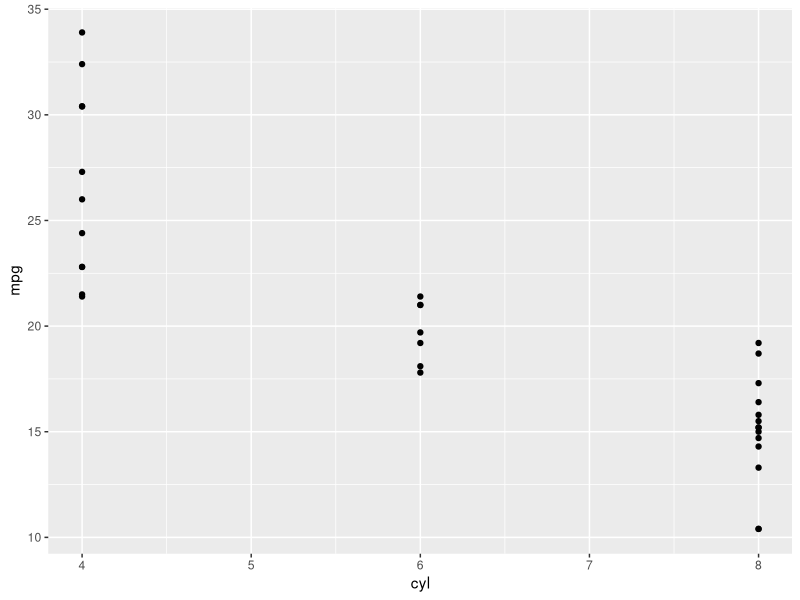
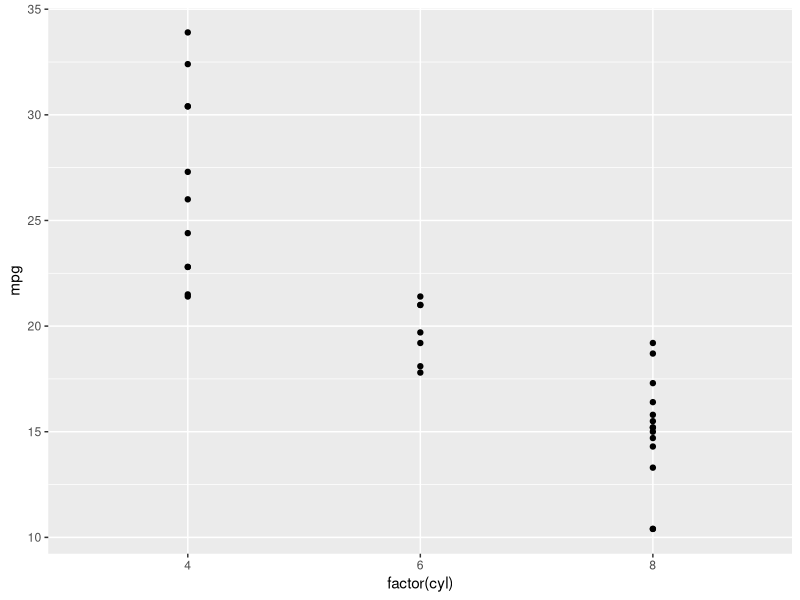
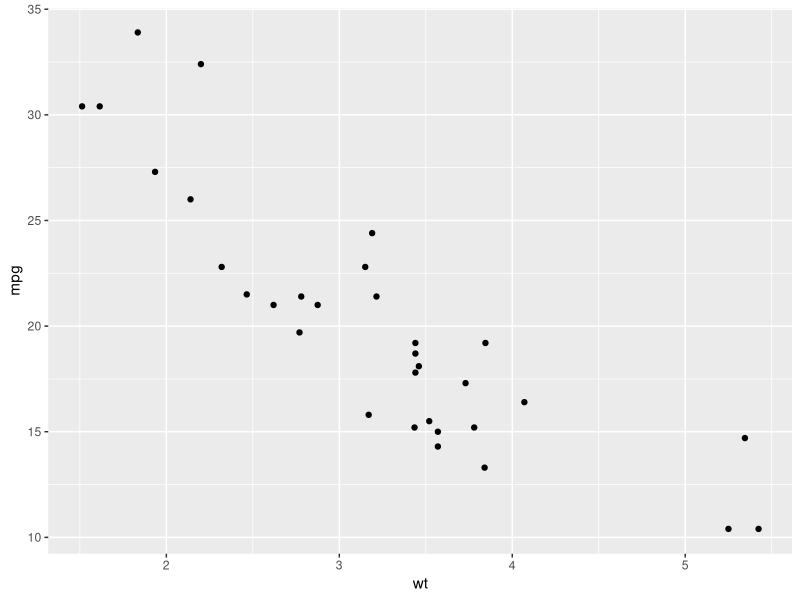
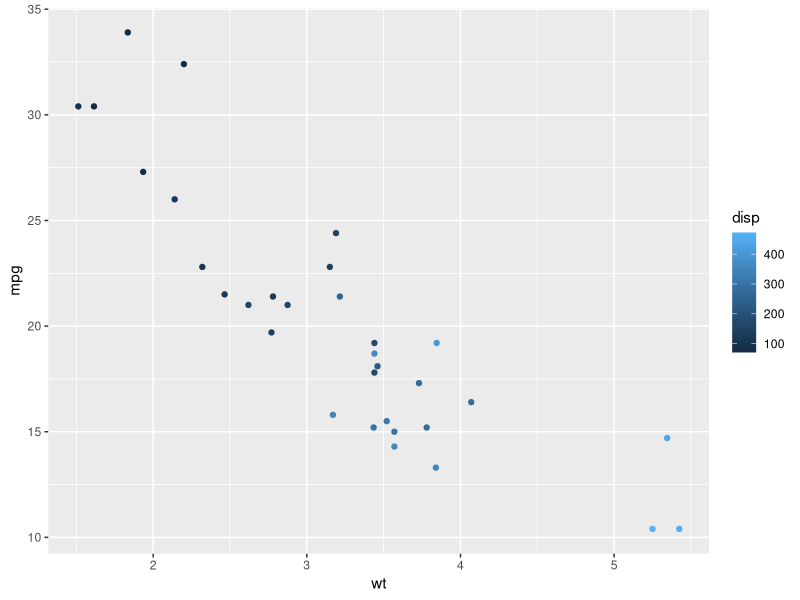
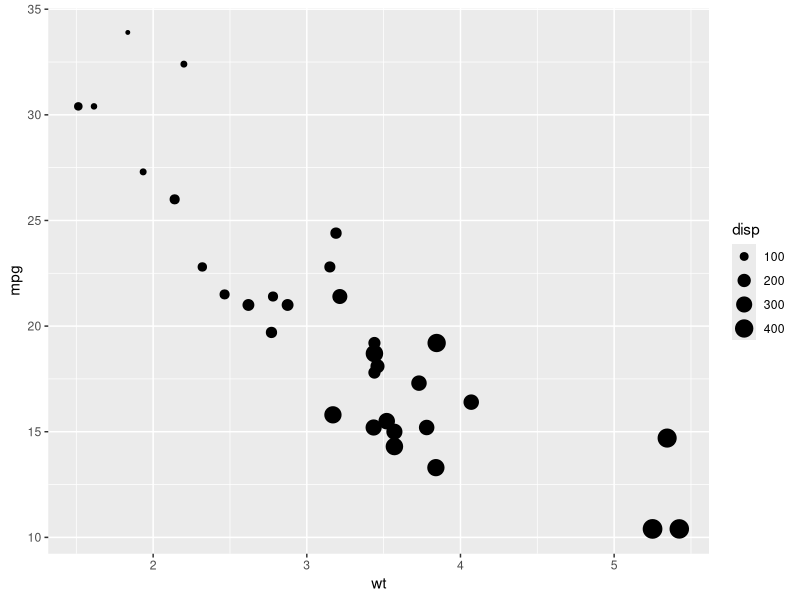
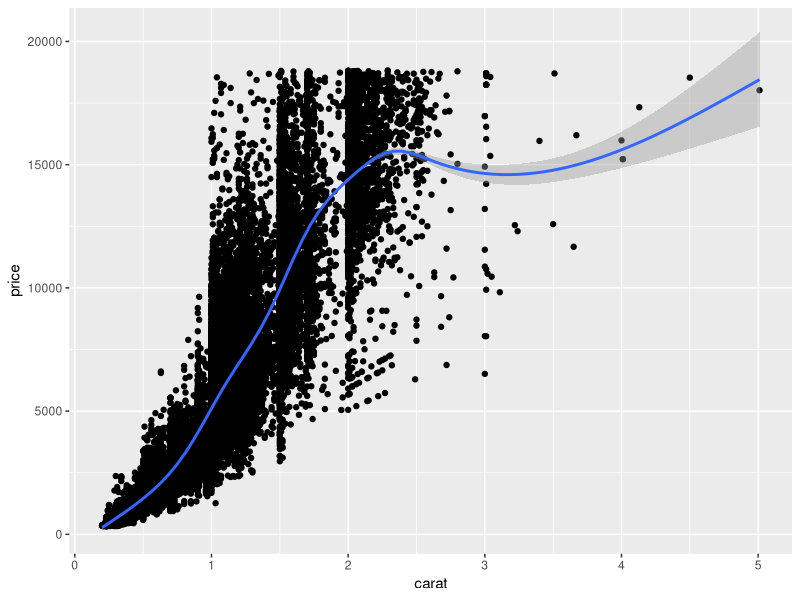
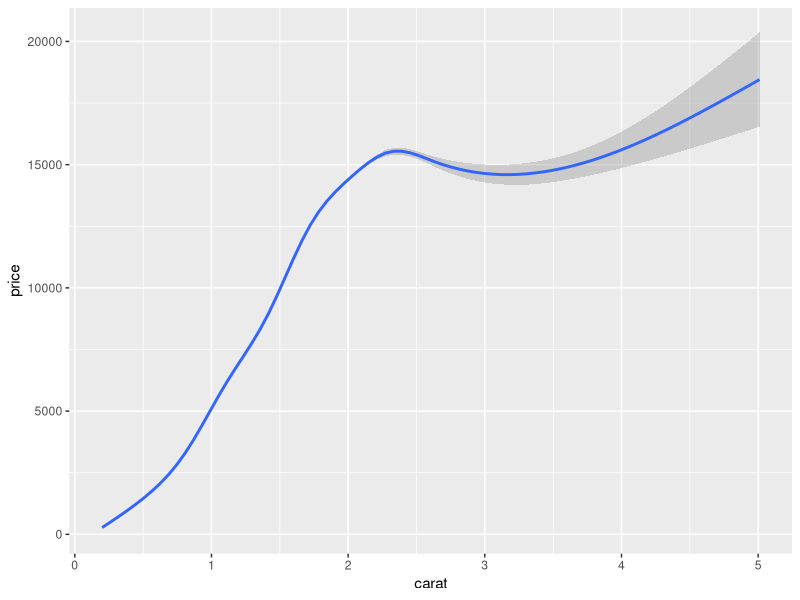
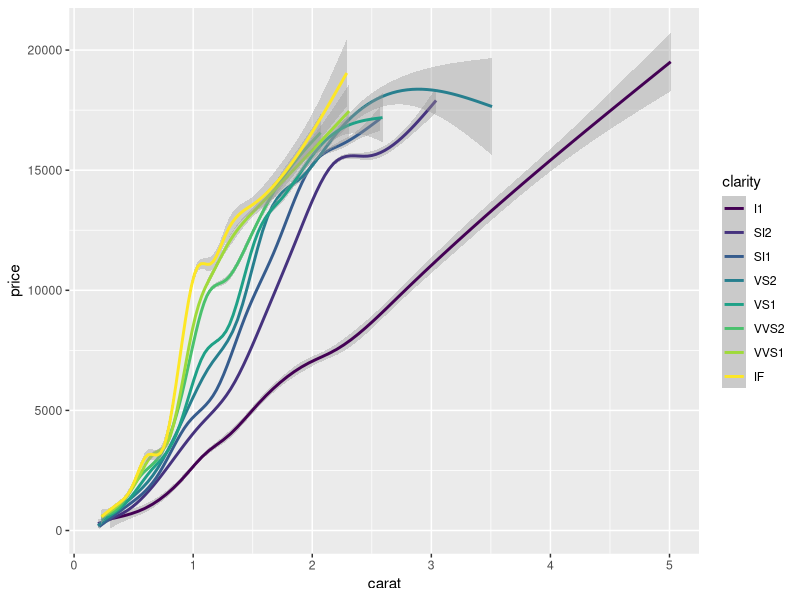

The R script that drew these images, in order: (Note: this script raises an error after producing the figures.)

# Load the ggplot2 package
library(ggplot2)

# Explore the mtcars data frame with str()
str(mtcars)

# Execute the following command
ggplot(mtcars, aes(x = cyl, y = mpg)) +
  geom_point()

# Load the ggplot2 package
library(ggplot2)

# Change the command below so that cyl is treated as factor
ggplot(mtcars, aes(x = factor(cyl), y = mpg)) +
  geom_point()

# A scatter plot has been made for you
ggplot(mtcars, aes(x = wt, y = mpg)) +
  geom_point()

# Replace ___ with the correct column
ggplot(mtcars, aes(x = wt, y = mpg, color = disp)) +
  geom_point()

# Replace ___ with the correct column
ggplot(mtcars, aes(x = wt, y = mpg, size = disp)) +
  geom_point()

# 1 - The plot you created in the previous exercise
ggplot(diamonds, aes(x = carat, y = price)) +
  geom_point() +
  geom_smooth()

# 2 - Copy the above command but show only the smooth line
ggplot(diamonds, aes(x = carat, y = price)) +
  geom_smooth()


# 3 - Copy the above command and assign the correct value to col in aes()
ggplot(diamonds, aes(x = carat, y = price, color = clarity)) +
  geom_smooth()


# 4 - Keep the color settings from previous command. Plot only the points with argument alpha.
ggplot(diamonds, aes(x = carat, y = price, color = clarity)) +
  geom_point(alpha = 0.4)

# Create the object containing the data and aes layers: dia_plot
dia_plot <- ggplot(diamonds, aes(x = carat, y = price))

# Add a geom layer with + and geom_point()
dia_plot + geom_point()

# Add the same geom layer, but with aes() inside
dia_plot + geom_point(aes(color = clarity))

set.seed(1)

# 1 - The dia_plot object has been created for you
dia_plot <- ggplot(diamonds, aes(x = carat, y = price))

# 2 - Expand dia_plot by adding geom_point() with alpha set to 0.2
dia_plot <- dia_plot + geom_point(alpha = 0.2)

# 3 - Plot dia_plot with additional geom_smooth() with se set to FALSE
dia_plot + geom_smooth(se = FALSE)

# 4 - Copy the command from above and add aes() with the correct mapping to geom_smooth()
dia_plot + geom_smooth(aes(col = clarity), se = FALSE)

# Plot the correct variables of mtcars
plot(mtcars$wt, mtcars$mpg, col = mtcars$cyl)

# Change cyl inside mtcars to a factor
mtcars$fcyl <- as.factor(mtcars$cyl)

# Make the same plot as in the first instruction
plot(mtcars$wt, mtcars$mpg, col = mtcars$fcyl)

# Use lm() to calculate a linear model and save it as carModel
carModel <- lm(mpg ~ wt, data = mtcars)

# Basic plot
mtcars$cyl <- as.factor(mtcars$cyl)
plot(mtcars$wt, mtcars$mpg, col = mtcars$cyl)

# Call abline() with carModel as first argument and set lty to 2
abline(carModel, lty = 2)

# Plot each subset efficiently with lapply
# You don't have to edit this code
plot(mtcars$wt, mtcars$mpg, col = mtcars$cyl)
lapply(mtcars$cyl, function(x) {
  abline(lm(mpg ~ wt, mtcars, subset = (cyl == x)), col = x)
})

# This code will draw the legend of the plot
# You don't have to edit this code
legend(x = 5, y = 33, legend = levels(mtcars$cyl),
       col = 1:3, pch = 1, bty = "n")

# Convert cyl to factor (don't need to change)
mtcars$cyl <- as.factor(mtcars$cyl)

# Example from base R (don't need to change)
plot(mtcars$wt, mtcars$mpg, col = mtcars$cyl)
abline(lm(mpg ~ wt, data = mtcars), lty = 2)
lapply(mtcars$cyl, function(x) {
  abline(lm(mpg ~ wt, mtcars, subset = (cyl == x)), col = x)
})
legend(x = 5, y = 33, legend = levels(mtcars$cyl),
       col = 1:3, pch = 1, bty = "n")

# Plot 1: add geom_point() to this command to create a scatter plot
ggplot(mtcars, aes(x = wt, y = mpg, col = cyl)) +
  geom_point()

# Plot 2: include the lines of the linear models, per cyl
ggplot(mtcars, aes(x = wt, y = mpg, col = cyl)) +
  geom_point() +
  geom_smooth(method = "lm", se = FALSE)

# Plot 3: include a lm for the entire dataset in its whole
ggplot(mtcars, aes(x = wt, y = mpg, col = cyl)) +
  geom_point() +
  geom_smooth(method = "lm", se = FALSE) +
  geom_smooth(aes(group = 1), method = "lm", se = FALSE, linetype = 2)

# Consider the structure of iris, iris.wide and iris.tidy (in that order)
str(iris)
str(iris.wide)
str(iris.tidy)

# Think about which dataset you would use to get the plot shown right
# Fill in the ___ to produce the plot given to the right
ggplot(iris.tidy, aes(x = Species, y = Value, col = Part)) +
  geom_jitter() +
  facet_grid(. ~ Measure)

# Load the tidyr package
library(tidyr)

# Fill in the ___ to produce to the correct iris.tidy dataset
iris.tidy <- iris %>%
  gather(key, Value, -Species) %>%
  separate(key, c("Part", "Measure"), "\\.")

# Consider the head of iris, iris.wide and iris.tidy (in that order)
head(iris)
head(iris.wide)
head(iris.tidy)

# Think about which dataset you would use to get the plot shown right
# Fill in the ___ to produce the plot given to the right
ggplot(iris.wide, aes(x = Length, y = Width, color = Part)) +
  geom_jitter() +
  facet_grid(. ~ Species)

# Load the tidyr package
library(tidyr)

# Add column with unique ids (don't need to change)
iris$Flower <- 1:nrow(iris)

# Fill in the ___ to produce to the correct iris.wide dataset
iris.wide <- iris %>%
  gather(key, value, -Species, -Flower) %>%
  separate(key, c("Part", "Measure"), "\\.") %>%
  spread(Measure, value)

# 1 - Map mpg to x and cyl to y
ggplot(mtcars, aes(mpg, cyl)) +
  geom_point()

# 2 - Reverse: Map cyl to x and mpg to y
ggplot(mtcars, aes(cyl, mpg)) +
  geom_point()

# 3 - Map wt to x, mpg to y and cyl to col
ggplot(mtcars, aes(wt, mpg, col=cyl)) +
  geom_point()

# 4 - Change shape and size of the points in the above plot
ggplot(mtcars, aes(wt, mpg, col=cyl)) +
  geom_point(shape=1, size=4)

# am and cyl are factors, wt is numeric
class(mtcars$am)
class(mtcars$cyl)
class(mtcars$wt)

# From the previous exercise
ggplot(mtcars, aes(x = wt, y = mpg, col = cyl)) +
  geom_point(shape = 1, size = 4)

# 1 - Map cyl to fill
ggplot(mtcars, aes(x = wt, y = mpg, fill = cyl)) +
  geom_point(shape = 1, size = 4)

# 2 - Change shape and alpha of the points in the above plot
ggplot(mtcars, aes(x = wt, y = mpg, fill = cyl)) +
  geom_point(shape = 21, size = 4, alpha = 0.6)

# 3 - Map am to col in the above plot
ggplot(mtcars, aes(x = wt, y = mpg, fill = cyl, col = am)) +
  geom_point(shape = 21, size = 4, alpha = 0.6)

# Map cyl to size
ggplot(mtcars, aes(x = wt, y = mpg, size = cyl)) +
  geom_point()

# Map cyl to alpha
ggplot(mtcars, aes(x = wt, y = mpg, alpha = cyl)) +
  geom_point()

# Map cyl to shape 
ggplot(mtcars, aes(x = wt, y = mpg, shape = cyl)) +
  geom_point()

# Map cyl to labels
ggplot(mtcars, aes(x = wt, y = mpg, label = cyl)) +
  geom_text()

# Define a hexadecimal color
my_color <- "#4ABEFF"

# Set the color aesthetic 
ggplot(mtcars, aes(x = wt, y = mpg, color = cyl)) +
  geom_point()

# Set the color aesthetic and attribute 
ggplot(mtcars, aes(x = wt, y = mpg, color = cyl)) +
  geom_point(color = my_color)

# Set the fill aesthetic and color, size and shape attributes
ggplot(mtcars, aes(x = wt, y = mpg, fill = cyl)) +
  geom_point(size = 10, shape = 23, color = my_color)

# Expand to draw points with alpha 0.5
ggplot(mtcars, aes(x = wt, y = mpg, fill = cyl)) 

# Expand to draw points with shape 24 and color yellow
ggplot(mtcars, aes(x = wt, y = mpg, fill = cyl)) 

# Expand to draw text with label rownames(mtcars) and color red
ggplot(mtcars, aes(x = wt, y = mpg, fill = cyl)) 

# Map mpg onto x, qsec onto y and factor(cyl) onto col (3 aesthetics):
ggplot(mtcars, aes(x = mpg, y = qsec, col = factor(cyl))) +
  geom_point()

# Add mapping: factor(am) onto shape (now 4 aesthetics):
ggplot(mtcars, aes(x = mpg, y = qsec, col = factor(cyl), shape = factor(am))) +
  geom_point()

# Add mapping: (hp/wt) onto size (now 5 aesthetics):
ggplot(mtcars, aes(x = mpg, y = qsec, col = factor(cyl), shape = factor(am), size = (hp/wt))) +
  geom_point()

# The base layer, cyl.am, is available for you
# Add geom (position = "stack" by default)
cyl.am + 
  geom_bar()

# Fill - show proportion
cyl.am + 
  geom_bar(position = "fill")  

# Dodging - principles of similarity and proximity
cyl.am +
  geom_bar(position = "dodge") 

# Clean up the axes with scale_ functions
val = c("#E41A1C", "#377EB8")
lab = c("Manual", "Automatic")
cyl.am +
  geom_bar(position = "dodge") +
  scale_x_discrete("Cylinders") + 
  scale_y_continuous("Number") +
  scale_fill_manual("Transmission", 
                    values = val,
                    labels = lab) 

# 1 - Create jittered plot of mtcars, mpg onto x, 0 onto y
ggplot(mtcars, aes(x = mpg, y = 0)) +
  geom_jitter()

# 2 - Add function to change y axis limits
ggplot(mtcars, aes(x = mpg, y = 0)) +
  geom_jitter() +
  scale_y_continuous(limits = c(-2,2))

# Basic scatter plot of wt on x-axis and mpg on y-axis; map cyl to col
ggplot(mtcars, aes(x = wt, y = mpg, color = cyl)) +
  geom_point(size = 4)

# Hollow circles - an improvement
ggplot(mtcars, aes(x = wt, y = mpg, color = cyl)) +
  geom_point(size = 4, shape = 1)

# Add transparency - very nice
ggplot(mtcars, aes(x = wt, y = mpg, color = cyl)) +
  geom_point(size = 4, alpha = 0.6)

# Scatter plot: carat (x), price (y), clarity (color)
ggplot(diamonds, aes(x = carat, y = price, color = clarity)) +
  geom_point()

# Adjust for overplotting
ggplot(diamonds, aes(x = carat, y = price, color = clarity)) +
  geom_point(alpha = 0.5)

# Scatter plot: clarity (x), carat (y), price (color)
ggplot(diamonds, aes(x = clarity, y = carat, color = price)) +
  geom_point(alpha = 0.5)

# Dot plot with jittering
ggplot(diamonds, aes(x = clarity, y = carat, color = price)) +
  geom_point(alpha = 0.5, position = "jitter")

# Shown in the viewer:
ggplot(mtcars, aes(x = cyl, y = wt)) +
  geom_point()

# Solutions:
# 1 - With geom_jitter()
ggplot(mtcars, aes(x = cyl, y = wt)) +
  geom_jitter()

# 2 - Set width in geom_jitter()
ggplot(mtcars, aes(x = cyl, y = wt)) +
  geom_jitter(width = 0.1)

# 3 - Set position = position_jitter() in geom_point() ()
ggplot(mtcars, aes(x = cyl, y = wt)) +
  geom_point(position = position_jitter(0.1))

# Examine the structure of Vocab
str(Vocab)

# Basic scatter plot of vocabulary (y) against education (x). Use geom_point()
ggplot(Vocab, aes(x = education, y = vocabulary)) +
  geom_point()

# Use geom_jitter() instead of geom_point()
ggplot(Vocab, aes(x = education, y = vocabulary)) +
  geom_jitter()

# Using the above plotting command, set alpha to a very low 0.2
ggplot(Vocab, aes(x = education, y = vocabulary)) +
  geom_jitter(alpha = 0.2)

# Using the above plotting command, set the shape to 1
ggplot(Vocab, aes(x = education, y = vocabulary)) +
  geom_jitter(alpha = 0.2, shape = 1)

# 1 - Make a univariate histogram
ggplot(mtcars, aes(mpg)) +
  geom_histogram()

# 2 - Plot 1, plus set binwidth to 1 in the geom layer
ggplot(mtcars, aes(mpg)) +
  geom_histogram(binwidth = 1)

# 3 - Plot 2, plus MAP ..density.. to the y aesthetic (i.e. in a second aes() function)
ggplot(mtcars, aes(mpg)) +
  geom_histogram(aes(y = ..density..), binwidth = 1)

# 4 - plot 3, plus SET the fill attribute to "#377EB8"
ggplot(mtcars, aes(mpg)) +
  geom_histogram(aes(y = ..density..), binwidth = 1, fill = "#377EB8")

# 1 - The last plot form the previous exercise
ggplot(mtcars, aes(x = cyl, fill = am)) +
  geom_bar(position = "dodge")

# 2 - Define posn_d with position_dodge()
posn_d <- position_dodge(width = 0.2)

# 3 - Change the position argument to posn_d
ggplot(mtcars, aes(x = cyl, fill = am)) +
  geom_bar(position = posn_d)

# 4 - Use posn_d as position and adjust alpha to 0.6
ggplot(mtcars, aes(x = cyl, fill = am)) +
  geom_bar(position = posn_d, alpha = 0.6)

# A basic histogram, add coloring defined by cyl
ggplot(mtcars, aes(mpg, fill = cyl)) +
  geom_histogram(binwidth = 1)

# Change position to identity
ggplot(mtcars, aes(mpg, fill = cyl)) +
  geom_histogram(binwidth = 1, position = "identity")

# Change geom to freqpoly (position is identity by default)
ggplot(mtcars, aes(mpg, col = cyl)) +
  geom_freqpoly(binwidth = 1)

# A basic histogram, add coloring defined by cyl
ggplot(mtcars, aes(mpg, fill = cyl)) +
  geom_histogram(binwidth = 1)

# Change position to identity
ggplot(mtcars, aes(mpg, fill = cyl)) +
  geom_histogram(binwidth = 1, position = "identity")

# Change geom to freqpoly (position is identity by default)
ggplot(mtcars, aes(mpg, col = cyl)) +
  geom_freqpoly(binwidth = 1)

# Final plot of last exercise
ggplot(Vocab, aes(x = education, fill = vocabulary)) +
  geom_bar(position = "fill") +
  scale_fill_brewer()

# Definition of a set of blue colors
blues <- brewer.pal(9, "Blues")

# Make a color range using colorRampPalette() and the set of blues
blue_range <- colorRampPalette(blues)

# Use blue_range to adjust the color of the bars, use scale_fill_manual()
ggplot(Vocab, aes(x = education, fill = vocabulary)) +
  geom_bar(position = "fill") +
  scale_fill_manual(values = blue_range(11))

# 1 - Basic histogram plot command
ggplot(mtcars, aes(mpg)) +
  geom_histogram(binwidth = 1)

# 2 - Plot 1, Expand aesthetics: am onto fill
ggplot(mtcars, aes(mpg, fill = am)) +
  geom_histogram(binwidth = 1)

# 3 - Plot 2, change position = "dodge"
ggplot(mtcars, aes(mpg, fill = am)) +
  geom_histogram(binwidth = 1, position = "dodge")

# 4 - Plot 3, change position = "fill"
ggplot(mtcars, aes(mpg, fill = am)) +
  geom_histogram(binwidth = 1, position = "fill")

# 5 - Plot 4, plus change position = "identity" and alpha = 0.4
ggplot(mtcars, aes(mpg, fill = am)) +
  geom_histogram(binwidth = 1, position = "identity", alpha = 0.4)

# 6 - Plot 5, plus change mapping: cyl onto fill
ggplot(mtcars, aes(mpg, fill = cyl)) +
  geom_histogram(binwidth = 1, position = "identity", alpha = 0.4)

# Print out head of economics
head(economics)

# Plot unemploy as a function of date using a line plot
ggplot(economics, aes(x = date, y = unemploy)) +
  geom_line()

# Adjust plot to represent the fraction of total population that is unemployed
ggplot(economics, aes(x = date, y = unemploy/pop)) +
  geom_line()

# Basic line plot
ggplot(economics, aes(x = date, y = unemploy/pop)) +
  geom_line()

# Expand the following command with geom_rect() to draw the recess periods
ggplot(economics, aes(x = date, y = unemploy/pop)) +
  geom_rect(data = recess,
            aes(xmin = begin, xmax = end, ymin = -Inf, ymax = +Inf),
            inherit.aes = FALSE, fill = "red", alpha = 0.2) +
  geom_line()

# Check the structure as a starting point
str(fish.species)

# Use gather to go from fish.species to fish.tidy
fish.tidy <- gather(fish.species, Species, Capture, -Year)

# Recreate the plot shown on the right
ggplot(fish.tidy, aes(x = Year, y = Capture, color = Species)) +
  geom_line()

# The old way (shown)
plot(mpg ~ wt, data = mtcars) # formula notation
with(mtcars, plot(wt, mpg)) # x, y notation

# Using ggplot:
ggplot(mtcars, aes(x = wt, y = mpg)) +
  geom_point()

# Using qplot:
qplot(wt, mpg, data = mtcars)

# basic scatter plot:
qplot(wt, mpg, data = mtcars)

# Categorical:
# cyl
qplot(wt, mpg, data = mtcars, size = factor(cyl))

# gear
qplot(wt, mpg, data = mtcars, size = factor(gear))

# Continuous
# hp
qplot(wt, mpg, data = mtcars, color = hp)

# qsec
qplot(wt, mpg, data = mtcars, color = qsec)

# qplot() with x only
qplot(factor(cyl), data = mtcars)

# qplot() with x and y
qplot(factor(cyl), factor(vs), data = mtcars)

# qplot() with geom set to jitter manually
qplot(factor(cyl), factor(vs), data = mtcars, geom = "jitter")

# cyl and am are factors, wt is numeric
class(mtcars$cyl)
class(mtcars$am)
class(mtcars$wt)

# "Basic" dot plot, with geom_point():
ggplot(mtcars, aes(cyl, wt, col = am)) +
  geom_point(position = position_jitter(0.2, 0))

# 1 - "True" dot plot, with geom_dotplot():
ggplot(mtcars, aes(cyl, wt, fill = am)) +
  geom_dotplot(stackdir = "center", binaxis = "y")

# 2 - qplot with geom "dotplot", binaxis = "y" and stackdir = "center"
qplot(
  cyl, wt,
  data = mtcars,
  fill = am,
  geom = "dotplot",
  binaxis = "y",
  stackdir = "center"
)

# ChickWeight is available in your workspace
# 1 - Check out the head of ChickWeight
head(ChickWeight)

# 2 - Basic line plot
ggplot(ChickWeight, aes(x = Time, y = weight)) +
  geom_line(aes(group = Chick))

# 3 - Take plot 2, map Diet onto col.
ggplot(ChickWeight, aes(x = Time, y = weight, color = Diet)) +
  geom_line(aes(group = Chick))

# 4 - Take plot 3, add geom_smooth()
ggplot(ChickWeight, aes(x = Time, y = weight, color = Diet)) +
  geom_line(aes(group = Chick), alpha = 0.3) +
  geom_smooth(lwd = 2, se = FALSE)

# titanic is avaliable in your workspace
# 1 - Check the structure of titanic
str(titanic)

# 2 - Use ggplot() for the first instruction
ggplot(titanic, aes(x = Pclass, fill = Sex)) +
  geom_bar(position = "dodge")

# 3 - Plot 2, add facet_grid() layer
ggplot(titanic, aes(x = Pclass, fill = Sex)) +
  geom_bar(position = "dodge") +
  facet_grid(. ~ Survived)

# 4 - Define an object for position jitterdodge, to use below
posn.jd <- position_jitterdodge(0.5, 0, 0.6)

# 5 - Plot 3, but use the position object from instruction 4
ggplot(titanic, aes(x = Pclass, y = Age, color = Sex)) +
  geom_point(size = 3, alpha = 0.5, position = posn.jd) +
  facet_grid(. ~ Survived)



